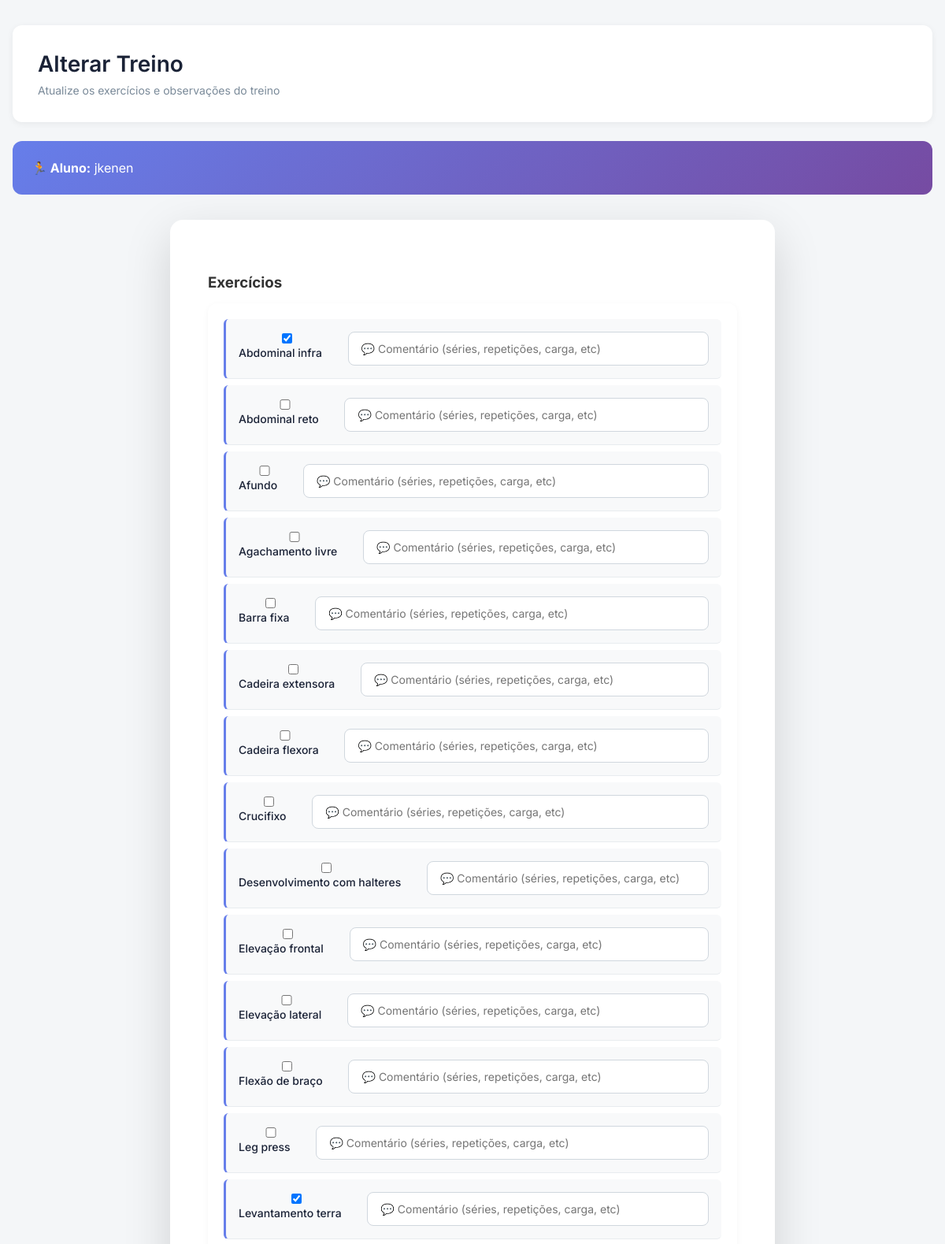
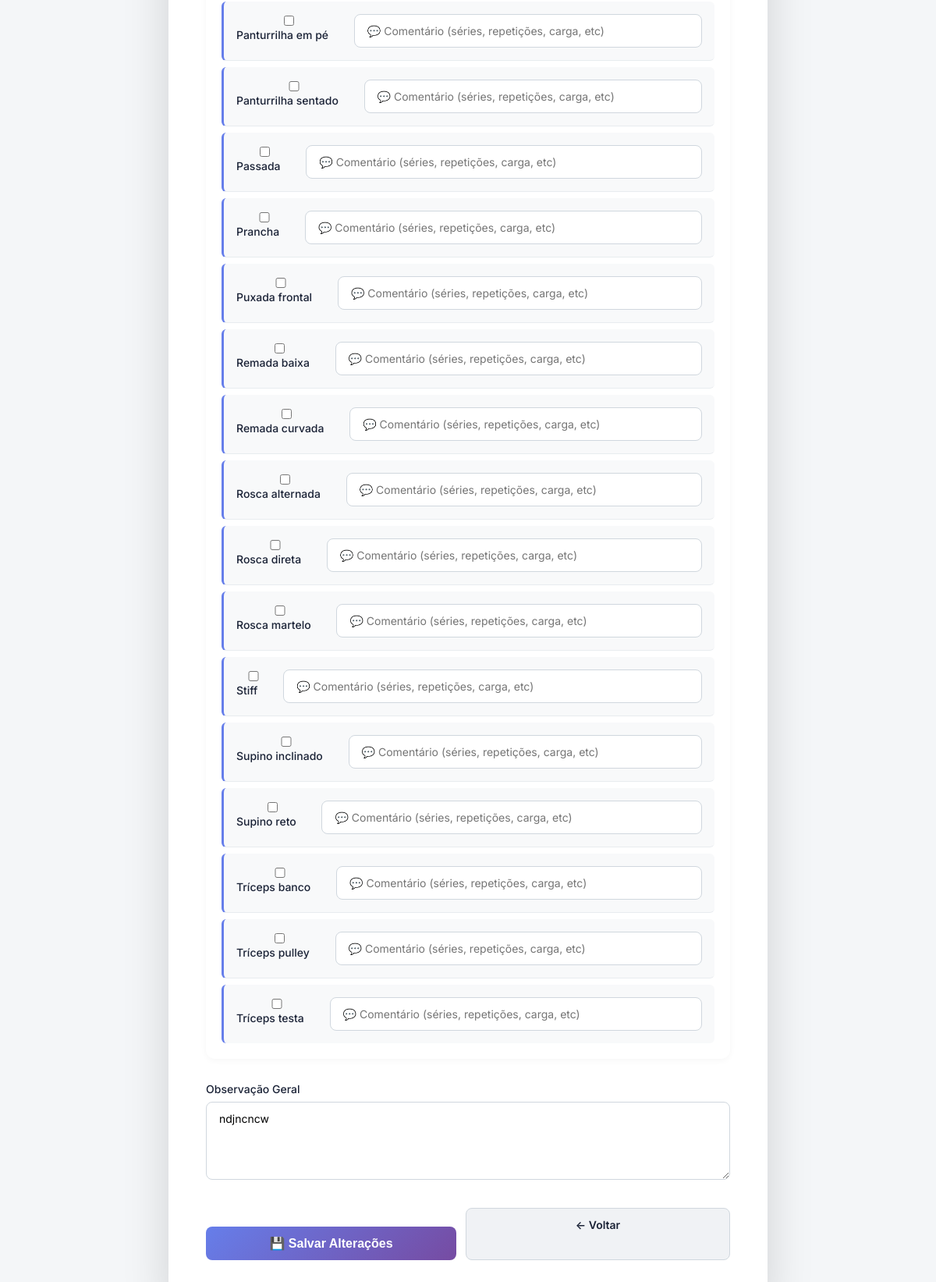
The page /pages/alterar/treino.php?id=1 (signed in) on the database its author committed (2 pictures, top to bottom).
### tables this page shows
CREATE TABLE `alunos` (
  `id` int(11) NOT NULL,
  `nome` varchar(255) DEFAULT NULL,
  `cpf` varchar(14) DEFAULT NULL,
  `email` varchar(100) DEFAULT NULL,
  `senha` varchar(255) DEFAULT NULL,
  `plano` varchar(100) DEFAULT NULL,
  `mensalidade` decimal(10,2) DEFAULT NULL,
  `status` tinyint(1) DEFAULT NULL,
  `observacoes` varchar(255) DEFAULT NULL
);

CREATE TABLE `exercicios` (
  `id` int(11) NOT NULL,
  `nome` varchar(100) NOT NULL
);

CREATE TABLE `treinos` (
  `id` int(11) NOT NULL,
  `aluno_id` int(11) NOT NULL,
  `funcionario_id` int(11) NOT NULL,
  `observacao_geral` text DEFAULT NULL,
  `data_treino` date DEFAULT NULL
);

### authentic/protego.php (called while the page is built, shortened)
<?php
function protego($dado) {
    return htmlspecialchars($dado, ENT_QUOTES, 'UTF-8');
}

### pages/alterar/treino.php (the view, shortened to what this page needs)
<?php
require "../../banco/conexao.php";
require "../../authentic/protego.php";
$idTreino = $_GET['id'] ?? null;
$buscaTreino = $pdo->prepare("SELECT * FROM treinos WHERE id = ?");
$buscaTreino->execute([$idTreino]);
$treino = $buscaTreino->fetch(PDO::FETCH_ASSOC);
$buscaAluno = $pdo->prepare("SELECT * FROM alunos WHERE id = ?");
$buscaAluno->execute([$treino['aluno_id']]);
$aluno = $buscaAluno->fetch(PDO::FETCH_ASSOC);
$exercicios = $pdo->query("SELECT id, nome FROM exercicios ORDER BY nome")->fetchAll(PDO::FETCH_ASSOC);
$marcados = $pdo->prepare("SELECT exercicio_id, comentario FROM treino_exercicios WHERE treino_id = ?");
$marcados->execute([$idTreino]);
$mapa = [];
foreach ($marcados as $m) {
    $mapa[$m['exercicio_id']] = $m['comentario'];
}
?>
<!DOCTYPE html>
<html lang="pt-br">
<head>
    <link rel="stylesheet" href="../../style.css">
</head>
<body>
    <div class="consulta-container">
        <div class="consulta-header">
            <h1>Alterar Treino</h1>
            <p>Atualize os exercícios e observações do treino</p>
        </div>
        <div class="aluno-info-card">
            <strong>🏃 Aluno:</strong> <?= protego($aluno['nome']) ?>
        </div>
        <div class="form-container">
            <form method="post" class="form-group">
                <h3 style="margin-top: 20px; margin-bottom: 15px; color: #333;">Exercícios</h3>
                <div class="exercicios-list">
                    <?php foreach ($exercicios as $ex): ?>
                    <div class="exercicio-item">
                        <div class="exercicio-checkbox">
                            <label>
                                <input
                                    type="checkbox"
                                    name="exercicios[]"
                                    value="<?= $ex['id'] ?>"
                                    <?= array_key_exists($ex['id'], $mapa) ? 'checked' : '' ?>
                                >
                                <span><?= protego($ex['nome']) ?></span>
                            </label>
                        </div>
                        <input
                            type="text"
                            name="comentario[<?= $ex['id'] ?>]"
                            value="<?= htmlspecialchars($mapa[$ex['id']] ?? '') ?>"
                            placeholder="💬 Comentário (séries, repetições, carga, etc)"
                            class="exercicio-comentario"
                        >
                    </div>
                    <?php endforeach; ?>
                </div>
                <div class="form-field" style="margin-top: 30px;">
                    <label for="observacao_geral">Observação Geral</label>
                    <textarea
                        id="observacao_geral"
                        name="observacao_geral"
                        placeholder="Adicione observações importantes sobre o treino..."
                    ><?= htmlspecialchars($treino['observacao_geral']) ?></textarea>
                </div>
                <div class="form-actions" id="form-actions">
                    <button type="submit" class="btn-primary" onclick="return confirm('Tem certeza que deseja alterar?');">💾 Salvar Alterações</button>
                    <a href="../ver_treino.php?aluno_id=<?= $treino['aluno_id'] ?>" class="btn-secondary">← Voltar</a>
                </div>
            </form>
        </div>
    </div>
</body>
</html>

### style.css (style rules this page uses)
* { margin: 0; padding: 0; box-sizing: border-box; }
body { font-family: 'Inter', -apple-system, BlinkMacSystemFont, 'Segoe UI', sans-serif; background: #f4f6f8; color: #333; }
.form-group { margin-bottom: 20px; background: white; padding: 48px; border-radius: 16px; box-shadow: 0 20px 60px rgba(0, 0, 0, 0.15); }
label { display: block; margin-bottom: 8px; color: #1a2236; font-weight: 500; font-size: 14px; }
button[type="submit"] { width: 100%; padding: 12px 16px; background: linear-gradient(135deg, #667eea 0%, #764ba2 100%); color: white; border: none; border-radius: 8px; font-size: 16px; font-weight: 600; cursor: pointer; transition: all 0.3s ease; margin-top: 24px; }
.btn-primary { display: inline-block; padding: 12px 16px; background: linear-gradient(135deg, #667eea 0%, #764ba2 100%); color: white; text-decoration: none; border-radius: 8px; font-size: 14px; font-weight: 600; transition: all 0.3s ease; text-align: center; border: none; cursor: pointer; }
.form-container { max-width: 800px; margin: 32px auto; padding: 0 16px; }
.form-group { margin-bottom: 20px; }
.form-group label { display: block; margin-bottom: 8px; color: #1a2236; font-weight: 500; font-size: 14px; }
.form-group input, .form-group select, .form-group textarea { width: 100%; padding: 12px 16px; border: 1px solid #d0d7de; border-radius: 8px; font-size: 14px; font-family: inherit; transition: all 0.3s ease; }
.form-group textarea { resize: vertical; min-height: 100px; }
.form-actions { display: flex; gap: 12px; margin-top: 32px; }
.btn-primary, .btn-secondary { padding: 12px 24px; border-radius: 8px; font-size: 14px; font-weight: 600; cursor: pointer; transition: all 0.3s ease; border: none; text-decoration: none; display: inline-block; text-align: center; }
.btn-primary { background: linear-gradient(135deg, #667eea 0%, #764ba2 100%); color: white; flex: 1; }
.btn-secondary { background: #f0f2f5; color: #1a2236; flex: 1; border: 1px solid #d0d7de; }
.exercicios-list { margin-bottom: 16px; }
.exercicio-item { background: #f8f9fa; padding: 12px; border-radius: 6px; margin-bottom: 8px; border-left: 3px solid #667eea; }
.exercicio-item:last-child { margin-bottom: 0; }
.consulta-container { max-width: 1200px; margin: 32px auto; padding: 0 16px; }
.consulta-header { background: white; border-radius: 12px; padding: 32px; margin-bottom: 24px; box-shadow: 0 2px 8px rgba(0, 0, 0, 0.06); }
.consulta-header h1 { font-size: 28px; color: #1a2236; margin-bottom: 8px; font-weight: 600; }
.consulta-header p { color: #7a8a99; font-size: 14px; margin: 0; }
.aluno-info-card { background: linear-gradient(135deg, #667eea 0%, #764ba2 100%); border-radius: 12px; padding: 24px; margin-bottom: 24px; color: white; }
.exercicios-list { background: white; border-radius: 12px; padding: 20px; margin-bottom: 24px; box-shadow: 0 2px 8px rgba(0, 0, 0, 0.04); }
.exercicio-item { display: grid; grid-template-columns: auto 1fr; gap: 16px; align-items: center; padding: 16px; border-bottom: 1px solid #e8ecef; }
.exercicio-item:last-child { border-bottom: none; }
.exercicio-checkbox { display: flex; align-items: center; }

### rows shown on the page
alunos: nome "jkenen"
exercicios: id "☑", nome "Abdominal infra"
exercicios: nome "Abdominal reto"
exercicios: nome "Afundo"
exercicios: nome "Agachamento livre"
exercicios: nome "Barra fixa"
exercicios: nome "Cadeira extensora"
exercicios: nome "Cadeira flexora"
exercicios: nome "Crucifixo"
exercicios: nome "Desenvolvimento com halteres"
exercicios: nome "Elevação frontal"
exercicios: nome "Elevação lateral"
exercicios: nome "Flexão de braço"
exercicios: nome "Leg press"
exercicios: id "☑", nome "Levantamento terra"
exercicios: nome "Panturrilha em pé"
exercicios: nome "Panturrilha sentado"
exercicios: nome "Passada"
exercicios: nome "Prancha"
exercicios: nome "Puxada frontal"
exercicios: nome "Remada baixa"
exercicios: nome "Remada curvada"
exercicios: nome "Rosca alternada"
exercicios: nome "Rosca direta"
exercicios: nome "Rosca martelo"
exercicios: nome "Stiff"
exercicios: nome "Supino inclinado"
exercicios: nome "Supino reto"
exercicios: nome "Tríceps banco"
exercicios: nome "Tríceps pulley"
exercicios: nome "Tríceps testa"
treinos: observacao_geral "ndjncncw"
